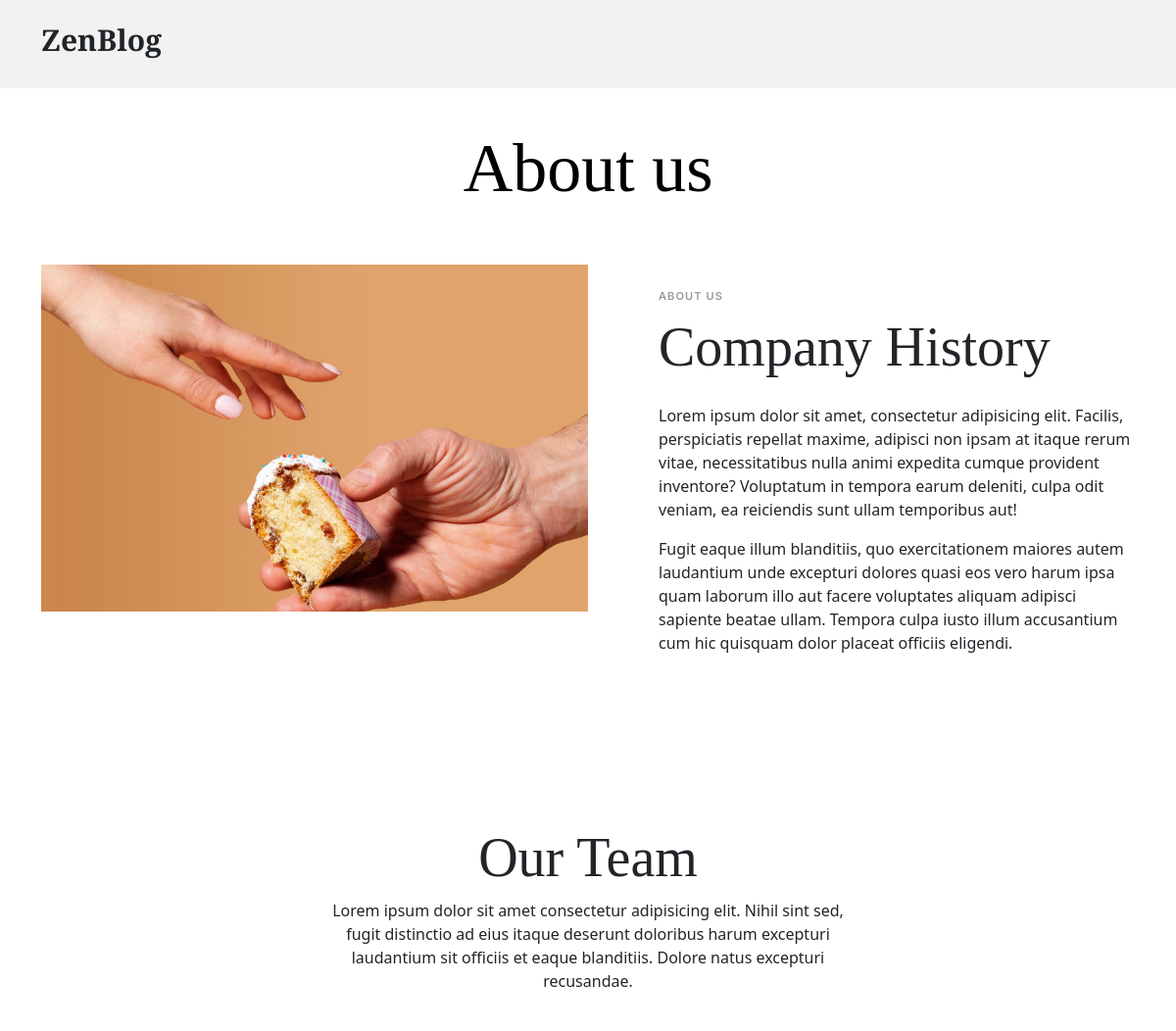
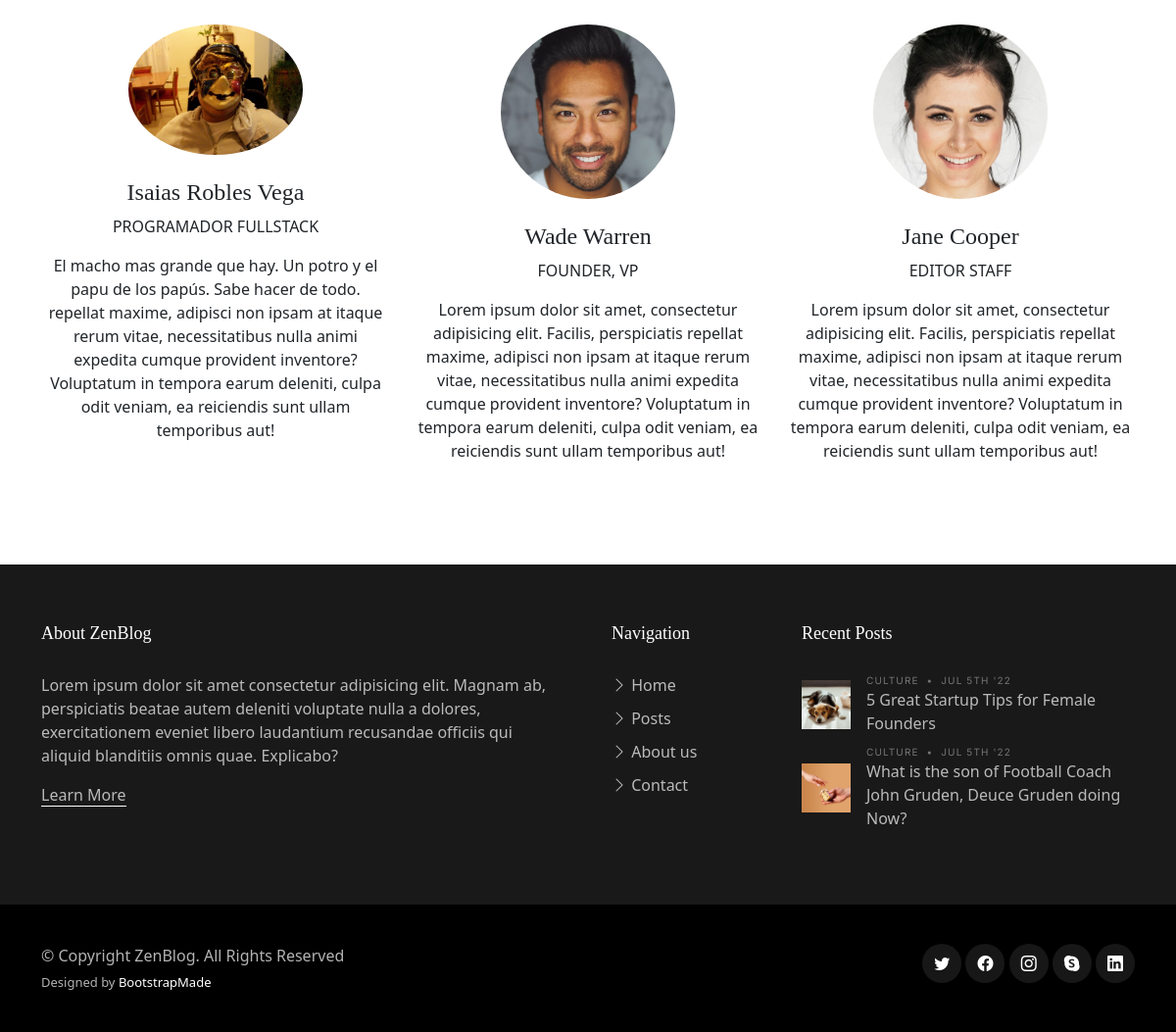
Screenshot of /Appzoologico/About/ with the database file from the repository (2 pictures, top to bottom).
### Appzoologico/models.py (models this page shows, shortened)
class Empleado (models.Model):
    nombre = models.CharField(max_length = 30)
    fecha_dEntrada = models.DateField()
    rol = models.CharField(max_length = 30, default='')
    descripcion = models.TextField(max_length = 300, default='')
    imagenEmpleado = models.ImageField(upload_to='empleadosImg', null=True, blank = True)

### Appzoologico/views.py (the view)
# urls.py: path('About/', view_about, name="about"),
def view_about(request):
    empleados = Empleado.objects.all()
    return render(request, "About.html", {"Empleados": empleados})

### Appzoologico/templates/About.html
{% extends 'indexZoo.html' %}
{% load static %}
{% block Main %}
<main id="main">
    <section>
      <div class="container" data-aos="fade-up">
        <div class="row">
          <div class="col-lg-12 text-center mb-5">
            <h1 class="page-title">About us</h1>
          </div>
        </div>
        <div class="row mb-5">
          <div class="d-md-flex post-entry-2 half">
            <a href="#" class="me-4 thumbnail">
              <img src="assets/img/post-landscape-2.jpg" alt="" class="img-fluid">
            </a>
            <div class="ps-md-5 mt-4 mt-md-0">
              <div class="post-meta mt-4">About us</div>
              <h2 class="mb-4 display-4">Company History</h2>
              <p>Lorem ipsum dolor sit amet, consectetur adipisicing elit. Facilis, perspiciatis repellat maxime, adipisci non ipsam at itaque rerum vitae, necessitatibus nulla animi expedita cumque provident inventore? Voluptatum in tempora earum deleniti, culpa odit veniam, ea reiciendis sunt ullam temporibus aut!</p>
              <p>Fugit eaque illum blanditiis, quo exercitationem maiores autem laudantium unde excepturi dolores quasi eos vero harum ipsa quam laborum illo aut facere voluptates aliquam adipisci sapiente beatae ullam. Tempora culpa iusto illum accusantium cum hic quisquam dolor placeat officiis eligendi.</p>
            </div>
          </div>
        </div>
      </div>
    </section>
    <section>
      <div class="container" data-aos="fade-up">
        <div class="row">
          <div class="col-12 text-center mb-5">
            <div class="row justify-content-center">
              <div class="col-lg-6">
                <h2 class="display-4">Our Team</h2>
                <p>Lorem ipsum dolor sit amet consectetur adipisicing elit. Nihil sint sed, fugit distinctio ad eius itaque deserunt doloribus harum excepturi laudantium sit officiis et eaque blanditiis. Dolore natus excepturi recusandae.</p>
              </div>
            </div>
          </div>
          {% for persona in Empleados %}
          <div class="col-lg-4 text-center mb-5">
            <img src="{{ persona.imagenEmpleado.url }}" alt="" class="img-fluid rounded-circle w-50 mb-4">
            <h4>{{ persona.nombre }}</h4>
            <span class="d-block mb-3 text-uppercase">{{ persona.rol }}</span>
            <p>{{ persona.descripcion }}. repellat maxime, adipisci non ipsam at itaque rerum vitae, necessitatibus nulla animi expedita cumque provident inventore? Voluptatum in tempora earum deleniti, culpa odit veniam, ea reiciendis sunt ullam temporibus aut!</p>
          </div>
          {% endfor %}
          <div class="col-lg-4 text-center mb-5">
            <img src="assets/img/person-2.jpg" alt="" class="img-fluid rounded-circle w-50 mb-4">
            <h4>Wade Warren</h4>
            <span class="d-block mb-3 text-uppercase">Founder, VP</span>
            <p>Lorem ipsum dolor sit amet, consectetur adipisicing elit. Facilis, perspiciatis repellat maxime, adipisci non ipsam at itaque rerum vitae, necessitatibus nulla animi expedita cumque provident inventore? Voluptatum in tempora earum deleniti, culpa odit veniam, ea reiciendis sunt ullam temporibus aut!</p>
          </div>
          <div class="col-lg-4 text-center mb-5">
            <img src="assets/img/person-3.jpg" alt="" class="img-fluid rounded-circle w-50 mb-4">
            <h4>Jane Cooper</h4>
            <span class="d-block mb-3 text-uppercase">Editor Staff</span>
            <p>Lorem ipsum dolor sit amet, consectetur adipisicing elit. Facilis, perspiciatis repellat maxime, adipisci non ipsam at itaque rerum vitae, necessitatibus nulla animi expedita cumque provident inventore? Voluptatum in tempora earum deleniti, culpa odit veniam, ea reiciendis sunt ullam temporibus aut!</p>
        </div>
      </div>
    </section>
</main>
{% endblock %}

### Appzoologico/static/assets/css/variables.css (style rules this page uses)
:root { --font-default: 'EB Garamond', system-ui, -apple-system, "Segoe UI", Roboto, "Helvetica Neue", Arial, "Noto Sans", "Liberation Sans", sans-serif, "Apple Color Emoji", "Segoe UI Emoji", "Segoe UI Symbol", "Noto Color Emoji"; --font-primary: 'EB Garamond', serif; --font-secondary: 'Inter', sans-serif; --color-default: #212529; --color-default-rgb: 33, 37, 41; --color-links: #212529; --color-links-hover: #15171a; --color-primary: #212529; --color-primary-light: #26282c; --color-primary-dark: #0b0c0e; --color-primary-rgb: 33, 37, 41; --color-primary-light-rgb: 38, 40, 44; --color-primary-dark-rgb: 11, 12, 14; --color-secondary: #596d80; --color-secondary-light: #8498aa; --color-secondary-dark: #404f5c; --color-secondary-rgb: 89, 109, 128; --color-secondary-light-rgb: 132, 152, 170; --color-secondary-dark-rgb: 64, 79, 92; --color-blue: #0d6efd; --color-blue-rgb: 13, 110, 253; --color-indigo: #6610f2; --color-indigo-rgb: 102, 16, 242; --color-purple: #6f42c1; --color-purple-rgb: 111, 66, 193; --color-pink: #f3268c; --color-pink-rgb: 243, 38, 140; --color-red: #df1529; --color-red-rgb: 223, 21, 4; --color-orange: #fd7e14; --color-orange-rgb: 253, 126, 20; --color-yellow: #ffc107; --color-yellow-rgb: 255, 193, 7; --color-green: #059652; --color-green-rgb: 5, 150, 82; --color-teal: #20c997; --color-teal-rgb: 32, 201, 151; --color-cyan: #0dcaf0; --color-cyan-rgb: 13, 202, 240; --color-white: #ffffff; --color-white-rgb: 255, 255, 255; --color-gray: #6c757d; --color-gray-rgb: 108, 117, 125; --color-black: #000000; --color-black-rgb: 0, 0, 0; }
:root { --bs-blue: var(--color-blue); --bs-indigo: var(--color-indigo); --bs-purple: var(--color-purple); --bs-pink: var(--color-pink); --bs-red: var(--color-red); --bs-orange: var(--color-orange); --bs-yellow: var(--color-yellow); --bs-green: var(--color-green); --bs-teal: var(--color-teal); --bs-cyan: var(--color-cyan); --bs-white: var(--color-white); --bs-gray: var(--color-gray); --bs-gray-dark: #343a40; --bs-gray-100: #f8f9fa; --bs-gray-200: #e9ecef; --bs-gray-300: #dee2e6; --bs-gray-400: #ced4da; --bs-gray-500: #adb5bd; --bs-gray-600: #6c757d; --bs-gray-700: #495057; --bs-gray-800: #343a40; --bs-gray-900: #212529; --bs-primary: var(--color-blue); --bs-secondary: var(--color-blue); --bs-success: #198754; --bs-info: #0dcaf0; --bs-warning: #ffc107; --bs-danger: #dc3545; --bs-light: #f8f9fa; --bs-dark: #212529; --bs-primary-rgb: var(--color-primary-rgb); --bs-secondary-rgb: var(--color-secondary-rgb); --bs-success-rgb: 25, 135, 84; --bs-info-rgb: 13, 202, 240; --bs-warning-rgb: 255, 193, 7; --bs-danger-rgb: 220, 53, 69; --bs-light-rgb: 248, 249, 250; --bs-dark-rgb: 33, 37, 41; --bs-white-rgb: var(--color-white-rgb); --bs-black-rgb: var(--color-black-rgb); --bs-body-color-rgb: var(--color-default-rgb); --bs-body-bg-rgb: 255, 255, 255; --bs-font-sans-serif: var(--font-default); --bs-font-monospace: SFMono-Regular, Menlo, Monaco, Consolas, "Liberation Mono", "Courier New", monospace; --bs-gradient: linear-gradient(180deg, rgba(255, 255, 255, 0.15), rgba(255, 255, 255, 0)); --bs-body-font-family: var(--font-default); --bs-body-font-size: 1rem; --bs-body-font-weight: 400; --bs-body-line-height: 1.5; --bs-body-color: var(--color-default); --bs-body-bg: #fff; }

### Appzoologico/static/assets/css/main.css (style rules this page uses)
:root { scroll-behavior: smooth; }
body { color: rgba(var(--color-primary-rgb), 1); }
a { color: var(--color-links); text-decoration: none; }
h1, h2, h3, h4, h5, h6 { font-family: var(--font-primary); }
#main { margin-top: 90px; }
section { padding: 40px 0; overflow: hidden; }
.page-title { font-size: 70px; color: var(--color-black); }
section { scroll-margin-top: 70px; }
.post-meta { font-size: 11px; letter-spacing: 0.07rem; text-transform: uppercase; font-weight: 600; font-family: var(--font-secondary); color: rgba(var(--color-black-rgb), 0.4); margin-bottom: 10px; }
.post-entry-2 { margin-bottom: 30px; }
.post-entry-2 .post-meta { font-size: 11px; letter-spacing: 0.07rem; text-transform: uppercase; font-weight: 600; font-family: var(--font-secondary); color: rgba(var(--color-black-rgb), 0.4); margin-bottom: 10px; }
.post-entry-2 .thumbnail { flex: 0 0 65%; }
.post-entry-2.half .thumbnail { flex: 0 0 50%; }

### rows the page displays
Empleado: imagenEmpleado (picture), nombre "Isaias Robles Vega", rol "PROGRAMADOR FULLSTACK", descripcion "El macho mas grande que hay. Un potro y el papu de los papús. Sabe hacer de todo"
